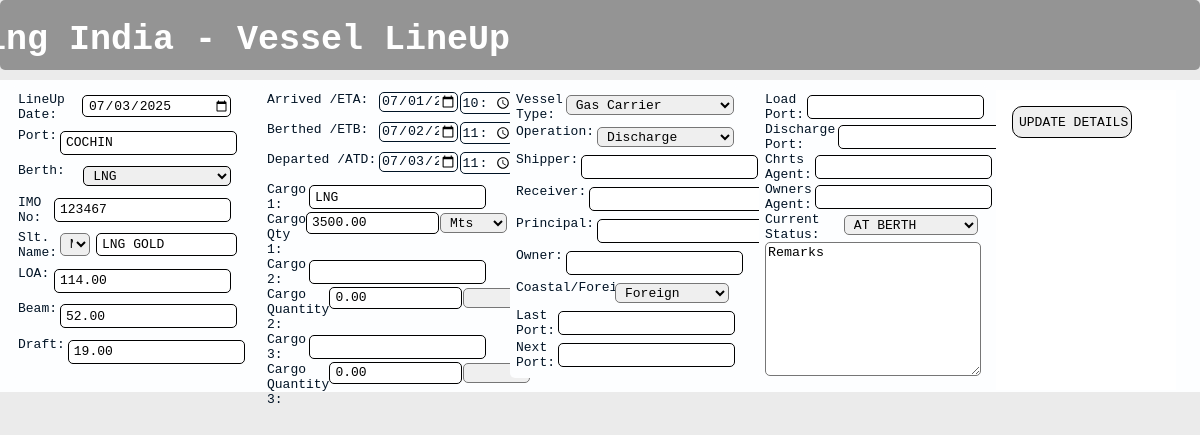
The app's page /UpdateLineup/3 (signed in) with its own data.
### App/models.py (models this page shows)
class LineUpForm(models.Model):
    LineUp_Date=models.CharField(max_length=20,default="")
    Port=models.CharField(max_length=20,default="")
    Berth=models.CharField(max_length=20,default="")
    IMO_No=models.CharField(max_length=20,default="")
    Slt=models.CharField(max_length=20,default="")
    Vessel=models.CharField(max_length=20,default="")
    LOA=models.DecimalField(max_digits=20,decimal_places=2)
    Beam=models.DecimalField(max_digits=20,decimal_places=2)
    Draft=models.DecimalField(max_digits=20,decimal_places=2)
    ETA_ATA_Date=models.DateField(null=True, blank=True)
    ETA_ATA_Time=models.TimeField(null=True, blank=True)
    ETB_ATB_Date=models.DateField(null=True, blank=True)
    ETB_ATB_Time=models.TimeField(null=True, blank=True)
    ETD_ATD_Date=models.DateField(null=True, blank=True)
    ETD_ATD_Time=models.TimeField(null=True, blank=True)
    Cargo1=models.CharField(max_length=20,default="")
    CargoQty1=models.DecimalField(max_digits=20,decimal_places=2)
    CargoUnits1=models.CharField(max_length=20,default="")
    Cargo2=models.CharField(max_length=20,default="")
    CargoQty2=models.DecimalField(max_digits=20,decimal_places=2)
    CargoUnits2=models.CharField(max_length=20,default="")
    Cargo3=models.CharField(max_length=20,default="")
    CargoQty3=models.DecimalField(max_digits=20,decimal_places=2)
    CargoUnits3=models.CharField(max_length=20,default="")
    VesselType=models.CharField(max_length=20,default="")
    Operations=models.CharField(max_length=20,default="")
    Shipper=models.CharField(max_length=20,default="")
    Receiver=models.CharField(max_length=20,default="")
    Principal=models.CharField(max_length=20,default="")
    Owner=models.CharField(max_length=20,default="")
    C_F=models.CharField(max_length=20,default="")
    LastPort=models.CharField(max_length=20,default="")
    NextPort=models.CharField(max_length=20,default="")
    LoadPort=models.CharField(max_length=20,default="")
    DischargePort=models.CharField(max_length=20,default="")
    ChartererAgent=models.CharField(max_length=20,default="")
    OwnersAgent=models.CharField(max_length=20,default="")
    CurrentStatus=models.CharField(max_length=20,default="")
    Remarks=models.CharField(max_length=200,default="")
    CreatedAt=models.DateTimeField(auto_now_add=True)
    UpdatedAt=models.DateTimeField(auto_now=True)

### App/views.py (the view, shortened to what this page needs)
@login_required
def UpdateLineup_pg(request,id):
    update=LineUpForm.objects.get(id=id)
    data = {
            "ETA_ATA_Date": update.ETA_ATA_Date.strftime("%Y-%m-%d") if update.ETA_ATA_Date else "",
            "ETB_ATB_Date": update.ETB_ATB_Date.strftime("%Y-%m-%d") if update.ETB_ATB_Date else "",
            "ETD_ATD_Date": update.ETD_ATD_Date.strftime("%Y-%m-%d") if update.ETD_ATD_Date else "",
            "ETA_ATA_Time": update.ETA_ATA_Time.strftime("%H:%M") if update.ETA_ATA_Time else "",
            "ETB_ATB_Time": update.ETB_ATB_Time.strftime("%H:%M") if update.ETB_ATB_Time else "",
            "ETD_ATD_Time": update.ETD_ATD_Time.strftime("%H:%M") if update.ETD_ATD_Time else "",
        }
    return render(request, 'Pages/updatelineup.html',{'data': data, 'update': update})

### App/templates/Pages/updatelineup.html (shortened to what this page needs)
{% load static %}
<!DOCTYPE html>
<html lang="en">
<head>
    <link rel="stylesheet" href="{% static 'css/Pages.css' %}">
</head>
<body>
    <header>
        <div class="logo">
        </div>
        <div class="head1">
            <div class="title">
                <h1>ISS Shipping India - Vessel LineUp</h1>
            </div>
        </div>
    </header>
    <main>
        {% block content %}
        <form action="/UpdateLineup/{{ update.id }}" method="post" onsubmit="return lineUpForm()">
            <div class="maincontainer">
                <section class="container1">
                    <div class="flex2_div">
                        <label class="lable1" for="lineupdate">LineUp Date:</label>
                        <input class="fill" type="date" name="lineupdate" id="currentDate" value="{{update.LineUp_Date}}">
                    </div>
                    <div class="flex2_div">
                        <label class="lable1" for="port">Port:</label>
                        <input id="port" class="fill" name="port" value="{{update.Port}}">
                    </div>
                    <div class="flex2_div">
                        <label class="lable1" for="berth">Berth:</label>
                        <select id="berth" class="fill" name="berth" >
                            <option value="{{update.Berth}}">{{update.Berth}}</option>
                        </select>
                    </div>
                    <div class="flex2_div">
                        <label class="lable1" for="imono">IMO No:</label>
                        <input class="fill" type="text" name="imono" id="imono" value="{{update.IMO_No}}">
                    </div>
                    <div class="flex2_div">
                        <label class="lable1" for="vesselSlt">Slt. Name:</label>
                        <select class="fillvst" type="text" name="vesselSlt" id="vesselSlt" value="{{update.Slt}}">
                            <option value="MT">MT</option>
                        <input class="fillV" type="text" name="vessel" id="vessel" value="{{update.Vessel}}">
                    </div>
                    <div class="flex2_div">
                        <label class="lable1" for="loa">LOA:</label>
                        <input class="fill" type="text" name="loa" id="loa" value="{{update.LOA}}">
                    </div>
                    <div class="flex2_div">
                        <label class="lable1" for="beam">Beam:</label>
                        <input class="fill" class="fill" type="text" name="beam" id="beam" value="{{update.Beam}}">
                    </div>
                    <div class="flex2_div">
                        <label class="lable1" for="draft">Draft:</label>
                        <input class="fill" type="text" name="draft" id="draft" value="{{update.Draft}}">
                    </div>
                </section>
                <section class="container1">
                    <div class="container1-2">
                        <label class="etadatel" for="etadate"> Arrived /ETA:</label>
                        <input class="etadatei" type="date" name="etadate" id="etadate"  value="{{data.ETA_ATA_Date}}">
                        <label class="etatimel" for="etatime"> </label>
                        <input class="etatimei" type="time" name="etatime" id="etatime"  value="{{data.ETA_ATA_Time}}">
                    </div>
                    <div class="container1-2">
                        <label class="etbdatel" for="etbdate"> Berthed /ETB:</label>
                        <input class="etbdatei" type="date" name="etbdate" id="etbdate"  value="{{data.ETB_ATB_Date}}">
                        <label class="etbtimel" for="etbtime"> </label>
                        <input class="etbtimei" type="time" name="etbtime" id="etbtime"  value="{{data.ETB_ATB_Time}}">
                    </div>
                    <div class="container1-2">
                        <label class="etcdatel" for="etcdate"> Departed /ATD:</label>
                        <input class="etcdatei" type="date" name="etcdate" id="etcdate"  value="{{data.ETD_ATD_Date}}">
                        <label class="etctimel" for="etctime"> </label>
                        <input class="etctimei" type="time" name="etctime" id="etctime"  value="{{data.ETD_ATD_Time}}">
                    </div>
                    <div class="flex2_div">
                        <label class="lable1" for="cargo">Cargo 1:</label>
                        <input class="fill" type="text" name="cargo1" id="cargo1" value="{{update.Cargo1}}">
                    </div>
                    <div class="flex2_div">
                        <label class="lable1" for="cargoqty">Cargo Qty 1:</label>
                        <input class="fillqty1" type="number" name="cargoqty1" id="cargoQtyF1" value="{{update.CargoQty1}}">
                        <select class="unitsec1" type="text" name="cargoqtyU1" id="cargoQtyU1" >
                            <option value="{{update.CargoUnits1}}">{{update.CargoUnits1}}</option>
                        </select>
                    </div>
                    <div class="flex2_div">
                        <label class="lable1" for="cargo">Cargo 2:</label>
                        <input class="fill" type="text" name="cargo2" id=""  value="{{update.Cargo2}}">
                    </div>
                    <div class="flex2_div">
                        <label class="lable1" for="cargoqty">Cargo Quantity 2:</label>
                        <input class="fillqty2" type="number" name="cargoqty2"  value="{{update.CargoQty2}}">
                        <select class="unitsec2" name="cargoqtyU2" id="" >
                            <option value="{{update.CargoUnits2}}">{{update.CargoUnits2}}</option>
                            <option value="Mts">Mts</option>
                        </select>
                    </div>
                    <div class="flex2_div">
                        <label class="lable1" for="cargo">Cargo 3:</label>
                        <input class="fill" type="text" name="cargo3" id=""  value="{{update.Cargo3}}">
                    </div>
                    <div class="flex2_div">
                        <label class="lable1" for="cargoqty">Cargo Quantity 3:</label>
                        <input class="fillqty3" type="number" name="cargoqty3" id="" value="{{update.CargoQty3}}"">
                        <select class="unitsec3" name="cargoqtyU3" id=""  value="{{update.CargoUnits3}}">
                            <option value="{{update.CargoUnits3}}">{{update.CargoUnits3}}</option>
                            <option value="Mts">Mts</option>
                        </select>
                    </div>
                </section>
                <section class="container1">
                    <div class="flex2_div">
                        <label class="lable1" for="vesseltype">Vessel Type:</label>
                        <select name="vesseltype" id="vesseltype" >
                            <option value="{{update.VesselType}}">{{update.VesselType}}</option>
                        </select>
                    </div>
                    <div class="flex2_div">
                        <label class="lable1" for="operation">Operation:</label>
                        <select name="operation" id="operation"  >
                            <option value="{{update.Operations}}">{{update.Operations}}</option>
                        </select>
                    </div>
                    <div class="flex2_div">
                        <label class="lable1" for="shipper">Shipper:</label>
                        <input class="fill" type="text" name="shipper" id="shipper" autocomplete="off" list="shipper-suggestions" value="{{update.Shipper}}">
                    </div>
                    <div class="flex2_div">
                        <label class="lable1" for="receiver">Receiver:</label>
                        <input class="fill" type="text" name="receiver" id="receiver" autocomplete="off" list="receiver-suggestions" value="{{update.Receiver}}">
                    </div>
                    <div class="flex2_div">
                        <label class="lable1" for="principal">Principal:</label>
                        <input class="fill" type="text" name="principal" id="principal" autocomplete="off" list="principal-suggestions" value="{{update.Principal}}">
                    </div>
                    <div class="flex2_div">
                        <label class="lable1" for="owner">Owner:</label>
                        <input class="fill" type="text" name="owner" id="owner" autocomplete="off" list="owner-suggestions" value="{{update.Owner}}">
                    </div>
                    <div class="flex2_div">
                        <label class="lable1" for="cos/for">Coastal/Foreign:</label>
                        <select name="C/F" id="cos/for" >
                            <option value="{{update.C_F}}">{{update.C_F}}</option>
                        </select>
                    </div>
                    <div class="flex2_div">
                        <label class="lable1" for="lastport">Last Port:</label>
                        <input class="fill" type="text" name="lastport" id="lastport" autocomplete="off" list="lastport-suggestions" value="{{update.LastPort}}">
                    </div>
                    <div class="flex2_div">
                        <label class="lable1" for="nextport">Next Port:</label>
                        <input class="fill" type="text" name="nextport" id="nextport" autocomplete="off" list="nextport-suggestions" value="{{update.NextPort}}">
                    </div>
                </section>
                <section class="container1">
                    <div class="flex2_div">
                        <label class="lable1" for="loadPort">Load Port:</label>
                        <input class="fill" type="text" name="loadPort" id="loadPort" autocomplete="off" list="loadPort-suggestions" value="{{update.LoadPort}}">
                    </div>
                    <div class="flex2_div">
                        <label class="lable1" for="dischargePort">Discharge Port:</label>
                        <input class="fill" type="text" name="dischargePort" id="dischargePort" autocomplete="off" list="dischargePort-suggestions" value="{{update.DischargePort}}">
                    </div>
                    <div class="flex2_div">
                        <label class="lable1" for="cAgent">Chrts Agent:</label>
                        <input class="fill" type="text" name="cAgent" id="cAgent" autocomplete="off" list="cAgent-suggestions" value="{{update.ChartererAgent}}">
                    </div>
                    <div class="flex2_div">
                        <label class="lable1" for="ownerAgent">Owners Agent:</label>
                        <input class="fill" type="text" name="agent" id="agent" autocomplete="off" list="agent-suggestions" value="{{update.OwnersAgent}}">
                    </div>
                    <div class="flex2_div">
                        <label class="lable1" for="status">Current Status:</label>
                        <select name="status" id="CurrStatus" >
                            <option value="{{update.CurrentStatus}}">{{update.CurrentStatus}}</option>
                        </select>
                    </div>
                    <section class="inflex2">
                        <textarea name="textarea" id=""  value="{{update.LineUp_Date}}">Remarks</textarea>
                    </section>
                </section>
                <section class="containersub">
                    <input class="Submitbotton" type="submit" name="udateVesselDetails" value="UPDATE DETAILS" id="udateVesselDetails"></input>
                </section>
            </div>
        </form>
        {% endblock %}
    </main>
</body>
</html>

### records on screen
LineUpForm: lineupdate "07/03/2025", port "COCHIN", berth "LNG", imono "123467", vesselSlt "MT", vessel "LNG GOLD", loa "114.00", beam "52.00", draft "19.00", cargo1 "LNG", cargoqty1 "3500.00", cargoqtyU1 "Mts", cargoqty2 "0.00", cargoqty3 "0.00", vesseltype "Gas Carrier", operation "Discharge", C_F "Foreign", status "AT BERTH", textarea "Remarks"
